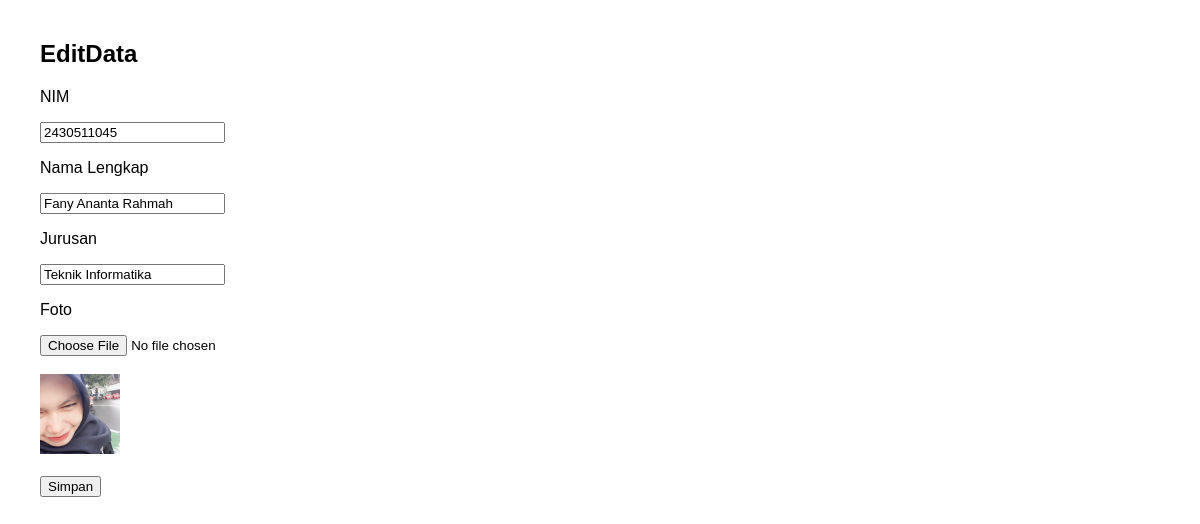
The page /form.php?id=3 on the database its author committed.
### tables this page shows
CREATE TABLE `mahasiswa` (
  `id` int NOT NULL,
  `nim` varchar(20) NOT NULL,
  `nama_lengkap` varchar(100) NOT NULL,
  `jurusan` varchar(100) NOT NULL,
  `foto` varchar(255) NOT NULL
);

### form.php (the view, shortened to what this page needs)
<?php
include 'koneksi.php';
$nim = "";
$nama = "";
$jurusan = "";
$foto = "";
if(isset($_GET['id'])){
    $id = $_GET['id'];
    $query = mysqli_query($conn,
        "SELECT * FROM mahasiswa WHERE id='$id'");
    $row = mysqli_fetch_assoc($query);
    $nim = $row['nim'];
    $nama = $row['nama_lengkap'];
    $jurusan = $row['jurusan'];
    $foto = $row['foto'];
}
?>
<!DOCTYPE html>
<html>
<head>
    <link rel="stylesheet" href="style.css">
</head>
<body>
<h2>
<?= isset($_GET['id']) ? 'Edit' : 'Tambah'; ?>
Data
</h2>
<form action="simpan.php" method="POST"
      enctype="multipart/form-data"
      onsubmit="return validasiForm()">
    <p>NIM</p>
    <input type="text" name="nim" id="nim"
           value="<?= $nim; ?>">
    <p>Nama Lengkap</p>
    <input type="text" name="nama"
           id="nama"
           value="<?= $nama; ?>">
    <p>Jurusan</p>
    <input type="text" name="jurusan"
           id="jurusan"
           value="<?= $jurusan; ?>">
    <p>Foto</p>
    <input type="file" name="foto" id="foto">
    <br><br>
    <?php if($foto != "") : ?>
        <img src="uploads/<?= $foto; ?>">
    <?php endif; ?>
    <br><br>
    <button type="submit">Simpan</button>
</form>
</body>
</html>

### style.css (style rules this page uses)
body { font-family: Arial; margin: 40px; }
img { width: 80px; height: 80px; object-fit: cover; }

### rows shown on the page
mahasiswa: nim "2430511045", nama "Fany Ananta Rahmah", jurusan "Teknik Informatika", foto (picture)
